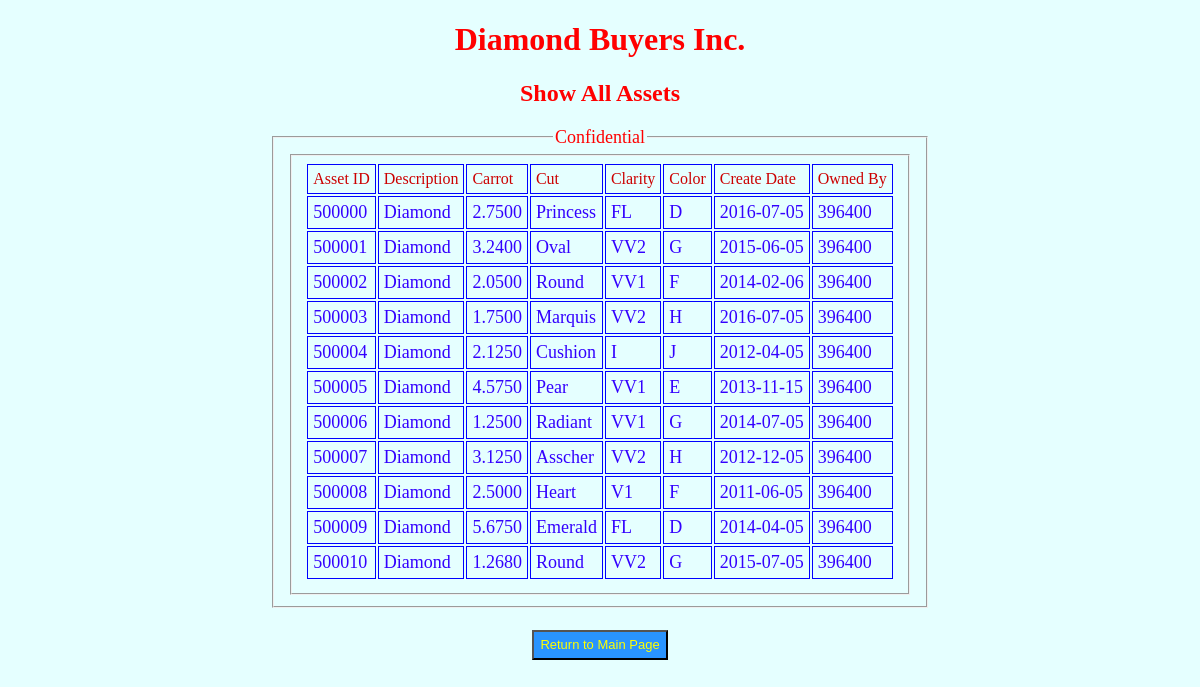
The page /showAllAssets.php on the database its author committed.
### tables this page shows
CREATE TABLE Asset (
	id BIGINT AUTO_INCREMENT PRIMARY KEY,
	Description VARCHAR(255) NOT NULL,
	Carrot DECIMAL(7,4) NOT NULL,
	Cut VARCHAR(10) NOT NULL,
	Clarity VARCHAR(5) NOT NULL,
	Color CHAR NOT NULL,
	Create_Date DATE NOT NULL,
	Owned_By INT
);

### showAllAssets.php (the view, shortened to what this page needs)
<?php
$mysqli = new mysqli("oniddb.cws.oregonstate.edu", "kearnsc-db", "w1nUsqnlrqoqpUq4", "kearnsc-db");
?>
<!DOCTYPE HTML>
<html>
<head>
<link rel="stylesheet" type="text/css" href="../Diamonds/style.css" />
</head>
<body>
<h1>Diamond Buyers Inc.</h1>
<h2>Show All Assets</h2>
<div>
	<fieldset class="fieldset-auto-width">
	<legend>Confidential</legend>
		<fieldset class="fieldset-left">
			<table class="table_display">
				<tr>
					<td class="bold">Asset ID</td>
					<td class="bold">Description</td>
					<td class="bold">Carrot</td>
					<td class="bold">Cut</td>
					<td class="bold">Clarity</td>
					<td class="bold">Color</td>
					<td class="bold">Create Date</td>
					<td class="bold">Owned By</td>
				</tr>
<?php
if(!($stmt = $mysqli->prepare("SELECT id, Description, Carrot, Cut, Clarity, Color, Create_Date, Owned_By
							   FROM Asset
							   ORDER BY Asset.id ASC"))){
	echo "Prepare failed: " . $stmt->errno . " " . $stmt->error;
}
if(!$stmt->execute()){
	echo "Execute failed: " . $mysqli->connect_errno . " " . $mysqli->connect_error;
}
if(!$stmt->bind_result($id, $Description, $Carrot, $Cut, $Clarity, $Color, $Create_Date, $Owned_By)){
	echo "Bind failed: " . $mysqli->connect_errno . " " . $mysqli->connect_error;
}
while($stmt->fetch()){
	echo "<tr>\n<td>\n" . $id . "\n</td>\n<td>\n" . $Description . "\n</td>\n<td>\n" . $Carrot . "\n</td>\n<td>\n" . $Cut . "\n</td>\n<td>\n" . $Clarity . "\n</td>\n<td>\n" . $Color . "\n</td>\n<td>\n" . $Create_Date . "\n</td>\n<td>\n" . $Owned_By . "\n</td>\n</tr>";
}
?>
			</table>
		</fieldset>
	</fieldset>
    <br><br>
    <button type="button" class="button" onclick="location.href = 'http://web.engr.oregonstate.edu/~kearnsc/Diamonds/';">Return to Main Page</button>
</div>
</body>
</html>

### style.css (style rules this page uses)
body { background-color:#E5FFFF }
h1 { text-align:center; color:#FF0000; }
h2 { text-align:center; color:#FF0000; }
.fieldset-auto-width { display:inline-block; text-align: left; font:Arial, Helvetica, sans-serif; color:#3300FF; font-size:18px; }
.table_display td { border: 1px solid blue; padding: 5px; }
.bold { color:#CC0000; font:bold; font-size:16px; }
legend { color:red; font-size:18px; margin:0 auto; }
div { text-align:center; }
button { height: 30px; width:auto border-radius: 5px; font-size: 13px; background-color: #2994FF; color: yellow; }

### rows shown on the page
asset: id "500000", Description "Diamond", Carrot "2.7500", Cut "Princess", Clarity "FL", Color "D", Create_Date "2016-07-05", Owned_By "396400"
asset: id "500001", Description "Diamond", Carrot "3.2400", Cut "Oval", Clarity "VV2", Color "G", Create_Date "2015-06-05", Owned_By "396400"
asset: id "500002", Description "Diamond", Carrot "2.0500", Cut "Round", Clarity "VV1", Color "F", Create_Date "2014-02-06", Owned_By "396400"
asset: id "500003", Description "Diamond", Carrot "1.7500", Cut "Marquis", Clarity "VV2", Color "H", Create_Date "2016-07-05", Owned_By "396400"
asset: id "500004", Description "Diamond", Carrot "2.1250", Cut "Cushion", Clarity "I", Color "J", Create_Date "2012-04-05", Owned_By "396400"
asset: id "500005", Description "Diamond", Carrot "4.5750", Cut "Pear", Clarity "VV1", Color "E", Create_Date "2013-11-15", Owned_By "396400"
asset: id "500006", Description "Diamond", Carrot "1.2500", Cut "Radiant", Clarity "VV1", Color "G", Create_Date "2014-07-05", Owned_By "396400"
asset: id "500007", Description "Diamond", Carrot "3.1250", Cut "Asscher", Clarity "VV2", Color "H", Create_Date "2012-12-05", Owned_By "396400"
asset: id "500008", Description "Diamond", Carrot "2.5000", Cut "Heart", Clarity "V1", Color "F", Create_Date "2011-06-05", Owned_By "396400"
asset: id "500009", Description "Diamond", Carrot "5.6750", Cut "Emerald", Clarity "FL", Color "D", Create_Date "2014-04-05", Owned_By "396400"
asset: id "500010", Description "Diamond", Carrot "1.2680", Cut "Round", Clarity "VV2", Color "G", Create_Date "2015-07-05", Owned_By "396400"
